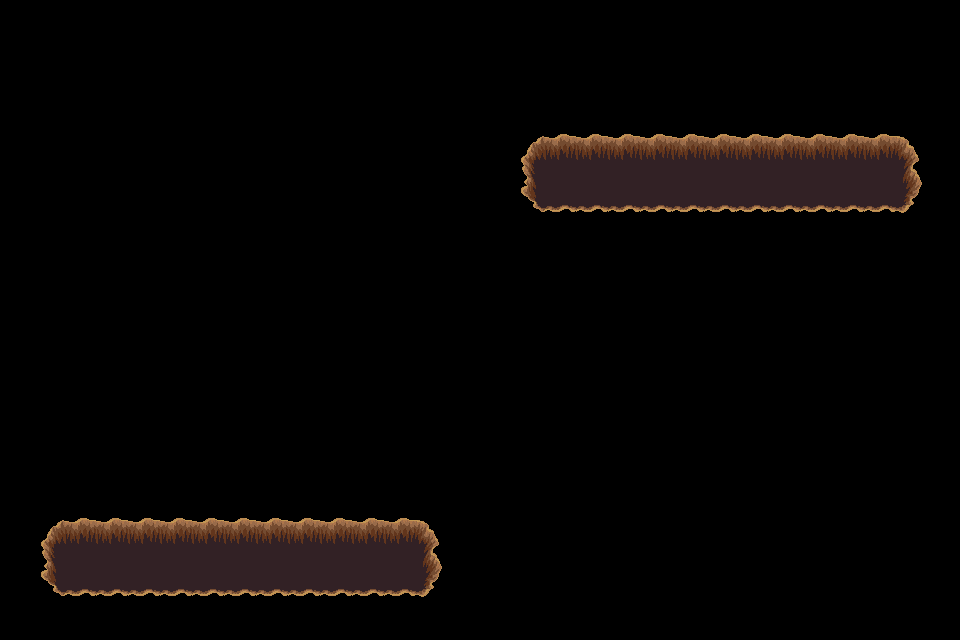

This game map was drawn from its Tiled (.tmx) file and the tilesets committed beside it. A one-line description and the full map source follow:
An orthogonal 30x20 tile map with 32x32 px tiles, 1 tile layer (trou), 2 tilesets.

<map version="1.4" tiledversion="1.4.3" orientation="orthogonal" renderorder="right-down" width="30" height="20" tilewidth="32" tileheight="32" infinite="0" nextlayerid="9" nextobjectid="1">
 <tileset firstgid="1" source="../../dungeon_green.tsx" />
 <tileset firstgid="530" source="../../dungeon.tsx" />
 <layer id="8" name="trou" width="30" height="20">
  <data encoding="csv">
0,0,0,0,0,0,0,0,0,0,0,0,0,0,0,0,0,0,0,0,0,0,0,0,0,0,0,0,0,0,
0,0,0,0,0,0,0,0,0,0,0,0,0,0,0,0,0,0,0,0,0,0,0,0,0,0,0,0,0,0,
0,0,0,0,0,0,0,0,0,0,0,0,0,0,0,0,0,0,0,0,0,0,0,0,0,0,0,0,0,0,
0,0,0,0,0,0,0,0,0,0,0,0,0,0,0,0,0,0,0,0,0,0,0,0,0,0,0,0,0,0,
0,0,0,0,0,0,0,0,0,0,0,0,0,0,0,0,432,433,433,433,433,433,433,433,433,433,433,433,434,0,
0,0,0,0,0,0,0,0,0,0,0,0,0,0,0,0,455,456,456,456,456,456,456,456,456,456,456,456,457,0,
0,0,0,0,0,0,0,0,0,0,0,0,0,0,0,0,478,479,479,479,479,479,479,479,479,479,479,479,480,0,
0,0,0,0,0,0,0,0,0,0,0,0,0,0,0,0,0,0,0,0,0,0,0,0,0,0,0,0,0,0,
0,0,0,0,0,0,0,0,0,0,0,0,0,0,0,0,0,0,0,0,0,0,0,0,0,0,0,0,0,0,
0,0,0,0,0,0,0,0,0,0,0,0,0,0,0,0,0,0,0,0,0,0,0,0,0,0,0,0,0,0,
0,0,0,0,0,0,0,0,0,0,0,0,0,0,0,0,0,0,0,0,0,0,0,0,0,0,0,0,0,0,
0,0,0,0,0,0,0,0,0,0,0,0,0,0,0,0,0,0,0,0,0,0,0,0,0,0,0,0,0,0,
0,0,0,0,0,0,0,0,0,0,0,0,0,0,0,0,0,0,0,0,0,0,0,0,0,0,0,0,0,0,
0,0,0,0,0,0,0,0,0,0,0,0,0,0,0,0,0,0,0,0,0,0,0,0,0,0,0,0,0,0,
0,0,0,0,0,0,0,0,0,0,0,0,0,0,0,0,0,0,0,0,0,0,0,0,0,0,0,0,0,0,
0,0,0,0,0,0,0,0,0,0,0,0,0,0,0,0,0,0,0,0,0,0,0,0,0,0,0,0,0,0,
0,432,433,433,433,433,433,433,433,433,433,433,433,434,0,0,0,0,0,0,0,0,0,0,0,0,0,0,0,0,
0,455,456,456,456,456,456,456,456,456,456,456,456,457,0,0,0,0,0,0,0,0,0,0,0,0,0,0,0,0,
0,478,479,479,479,479,479,479,479,479,479,479,479,480,0,0,0,0,0,0,0,0,0,0,0,0,0,0,0,0,
0,0,0,0,0,0,0,0,0,0,0,0,0,0,0,0,0,0,0,0,0,0,0,0,0,0,0,0,0,0
</data>
 </layer>
</map>
